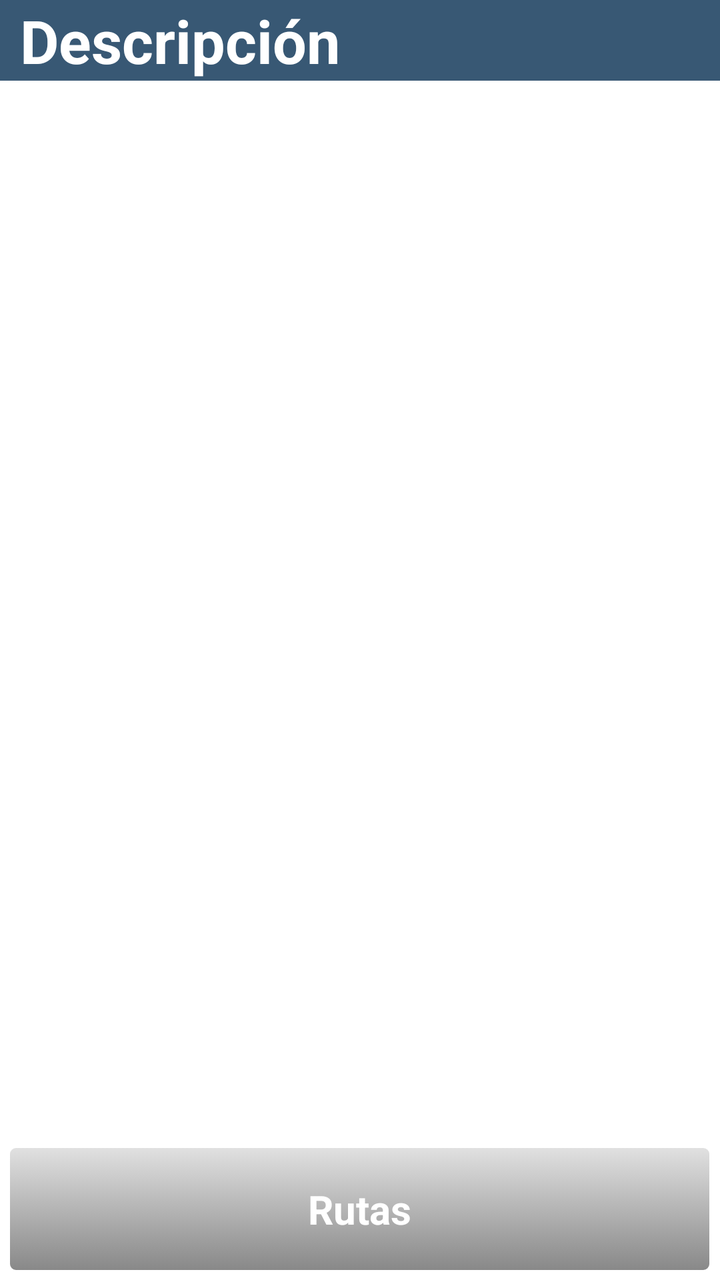
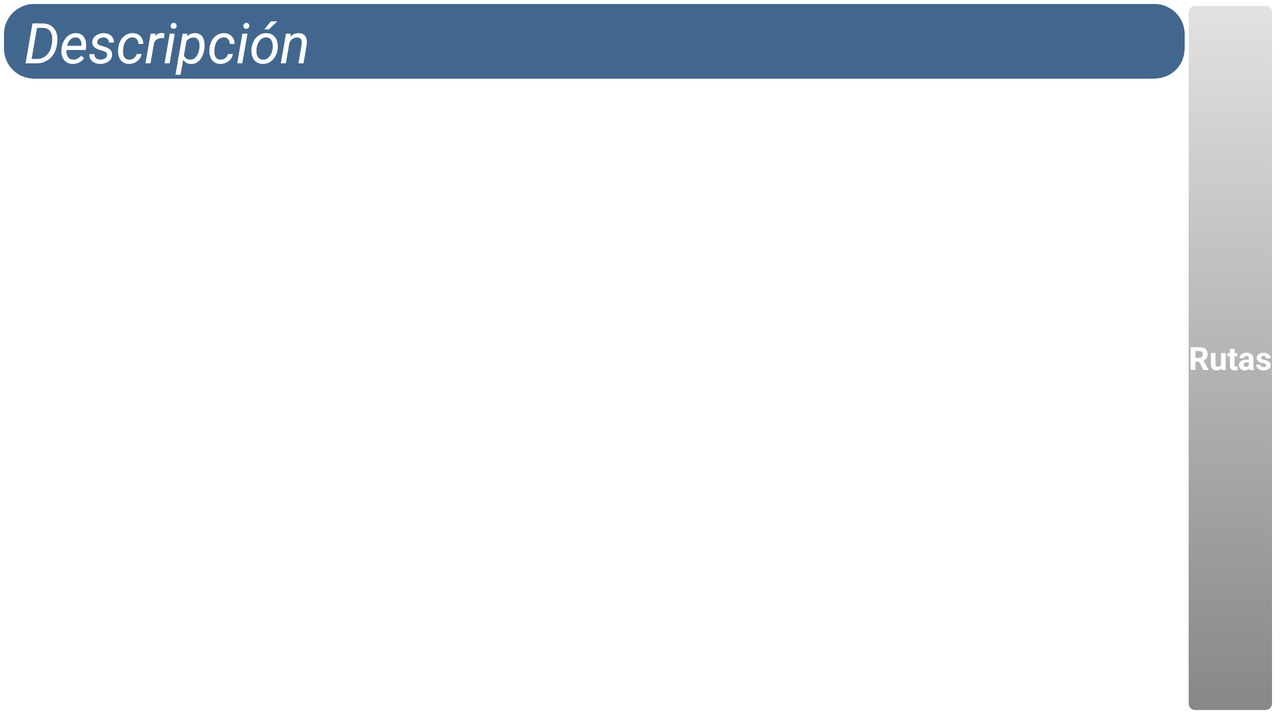

Compare how this app lays out the same screen by default and in its alternative resource folder. The renders come first, then the two layout files and the values they reference.
<!-- AndroidManifest.xml: application theme AppTheme -->
<!-- res/layout/ddetallada.xml -->
<RelativeLayout xmlns:android="http://schemas.android.com/apk/res/android"
    android:layout_width="fill_parent"
    android:layout_height="fill_parent"
    android:background="@color/blanco" >

    <LinearLayout
        android:id="@+id/linearLayout1"
        android:layout_width="wrap_content"
        android:layout_height="wrap_content"
        android:layout_alignParentBottom="true"
        android:layout_alignParentLeft="true"
        android:layout_alignParentRight="true"
        android:gravity="center_horizontal|center_vertical" >

        <Button
            android:id="@+id/button1"
            android:background="@drawable/miboton2"
            android:layout_marginBottom="3dp"
            android:layout_marginTop="3dp"
            android:layout_marginRight="3dp"
            android:layout_marginLeft="3dp"
            android:textStyle="bold"
            android:textSize="@dimen/textoescaneoqr"
            android:textColor="@color/blanco"
            android:layout_width="wrap_content"
            android:layout_height="@dimen/alturaboton"
            android:layout_weight="0.48"
            android:text="@string/ira" />
    </LinearLayout>

    <TextView
        android:id="@+id/textView7"
        android:background="@color/azul_tit_selec"
        android:layout_width="match_parent"
        android:layout_height="wrap_content"
        android:layout_alignParentLeft="true"
        android:paddingLeft="10dp"
        android:layout_alignParentTop="true"
        android:text="@string/descripcion"
        android:textColor="@color/blanco"
        android:textSize="@dimen/textoestasaqui"
        android:textStyle="bold" />

    <TextView
        android:id="@+id/textView5"
        android:textIsSelectable="true"
        android:layout_width="match_parent"
        android:layout_height="wrap_content"
        android:scrollbars = "vertical"
        android:layout_above="@+id/linearLayout1"
        android:layout_alignParentLeft="true"
        android:layout_alignParentRight="true"
        android:layout_below="@+id/textView7"
        android:background="@color/blanco"
        android:gravity="center_horizontal|center_vertical"
        android:textSize="@dimen/textoresyddeta"
        android:textStyle="bold" />

</RelativeLayout>
<!-- resources referenced by this layout -->
<resources>
  <color name="azul_tit_selec">#385874</color>
  <color name="blanco">#FFFFFF</color>
  <dimen name="alturaboton">65dp</dimen>
  <dimen name="textoescaneoqr">20sp</dimen>
  <dimen name="textoestasaqui">30sp</dimen>
  <dimen name="textoresyddeta">25sp</dimen>
  <!-- drawable miboton2 (drawable-mdpi) -->
  <?xml version="1.0" encoding="utf-8"?>
  <selector xmlns:android="http://schemas.android.com/apk/res/android">
    <item
      android:state_pressed="true"
      android:drawable="@drawable/btn_pressed2" />
    <item
      android:state_pressed="false"
      android:drawable="@drawable/btn_normal2" />
  </selector>
  <string name="descripcion">Descripción</string>
  <string name="ira">Rutas</string>
  <!-- from res/values-v14/ -->
  <style name="AppTheme" parent="android:Theme.Light.NoTitleBar">
          
      </style>
  <!-- drawable btn_pressed2 (drawable-mdpi) -->
  <shape xmlns:android="http://schemas.android.com/apk/res/android"
  	android:shape="rectangle">
  	
      
  	    <gradient android:angle="270" android:endColor="#E3E3E3" android:startColor="#878787" />
  
          <stroke android:width="5dp" android:color="@color/naranja_focus"/>
  
          <corners android:radius="4dp" />
  
          <padding android:bottom="2dp" android:left="2dp" android:right="2dp" android:top="2dp" />
  	
  	
  </shape>
  <!-- drawable btn_normal2 (drawable-mdpi) -->
  <shape xmlns:android="http://schemas.android.com/apk/res/android"
  	android:shape="rectangle">
  	
  	    
  	    <gradient android:angle="270" android:endColor="#878787" android:startColor="#E2E2E2" />
  
          <stroke android:width="2dp" android:color="#FFFFFF" />
  
          <corners android:radius="4dp" />
  
          <padding android:bottom="2dp" android:left="2dp" android:right="2dp" android:top="2dp" />
  </shape>
  <color name="naranja_focus">#F5821F</color>
</resources>
<!-- res/layout-land/ddetallada.xml (the repository's variant of the layout above) -->
<!-- drawn on the phone turned sideways -->
<RelativeLayout xmlns:android="http://schemas.android.com/apk/res/android"
    android:layout_width="fill_parent"
    android:layout_height="fill_parent"
    android:background="@color/blanco" >

    <LinearLayout
        android:id="@+id/linearLayout1"
        android:layout_width="wrap_content"
        android:layout_height="wrap_content"
        android:layout_alignParentBottom="true"
        android:layout_alignParentRight="true"
        android:layout_alignTop="@+id/textView7"
        android:gravity="center_horizontal|center_vertical" >

        <Button
            android:id="@+id/button1"
            android:layout_width="wrap_content"
            android:layout_height="match_parent"
            android:layout_marginRight="2dp"
            android:layout_marginBottom="2dp"
            android:background="@drawable/miboton2"
            android:text="@string/ira"
            android:textColor="@color/blanco"
            android:textSize="@dimen/textoescaneoqrhorizontal"
            android:textStyle="bold" />
    </LinearLayout>

    <TextView
        android:id="@+id/textView5"
        android:layout_width="match_parent"
        android:layout_height="match_parent"
        android:layout_alignParentLeft="true"
        android:layout_below="@+id/textView7"
        android:layout_toLeftOf="@+id/linearLayout1"
        android:background="@color/blanco"
        android:gravity="center_horizontal|center_vertical"
        android:scrollbars="vertical"
        android:textSize="@dimen/textoresyddeta"
        android:textStyle="bold" />

    <TextView
        android:id="@+id/textView7"
        style="@style/titulo_principal"
        android:layout_width="match_parent"
        android:layout_height="wrap_content"
        android:layout_alignParentTop="true"
        android:layout_marginBottom="2dp"
        android:layout_marginLeft="2dp"
        android:layout_marginTop="2dp"
        android:layout_toLeftOf="@+id/linearLayout1"
        android:paddingLeft="10dp"
        android:text="@string/descripcion"
        android:textColor="@color/blanco"
        android:textSize="@dimen/textoestasaquihorizontal"
        android:textStyle="italic" />

</RelativeLayout>
<!-- resources referenced by the variant -->
<!-- as the phone turned sideways resolves them -->
<resources>
  <color name="blanco">#FFFFFF</color>
  <dimen name="textoescaneoqrhorizontal">16sp</dimen>
  <dimen name="textoestasaquihorizontal">28sp</dimen>
  <dimen name="textoresyddeta">25sp</dimen>
  <!-- drawable miboton2 (drawable-mdpi) -->
  <?xml version="1.0" encoding="utf-8"?>
  <selector xmlns:android="http://schemas.android.com/apk/res/android">
    <item
      android:state_pressed="true"
      android:drawable="@drawable/btn_pressed2" />
    <item
      android:state_pressed="false"
      android:drawable="@drawable/btn_normal2" />
  </selector>
  <string name="descripcion">Descripción</string>
  <string name="ira">Rutas</string>
  <style name="titulo_principal">
          <item name="android:background">@drawable/tituloprincipal</item>
      </style>
  <!-- from res/values-v14/ -->
  <style name="AppTheme" parent="android:Theme.Light.NoTitleBar">
          
      </style>
  <!-- drawable btn_pressed2 (drawable-mdpi) -->
  <shape xmlns:android="http://schemas.android.com/apk/res/android"
  	android:shape="rectangle">
  	
      
  	    <gradient android:angle="270" android:endColor="#E3E3E3" android:startColor="#878787" />
  
          <stroke android:width="5dp" android:color="@color/naranja_focus"/>
  
          <corners android:radius="4dp" />
  
          <padding android:bottom="2dp" android:left="2dp" android:right="2dp" android:top="2dp" />
  	
  	
  </shape>
  <!-- drawable btn_normal2 (drawable-mdpi) -->
  <shape xmlns:android="http://schemas.android.com/apk/res/android"
  	android:shape="rectangle">
  	
  	    
  	    <gradient android:angle="270" android:endColor="#878787" android:startColor="#E2E2E2" />
  
          <stroke android:width="2dp" android:color="#FFFFFF" />
  
          <corners android:radius="4dp" />
  
          <padding android:bottom="2dp" android:left="2dp" android:right="2dp" android:top="2dp" />
  </shape>
  <!-- drawable tituloprincipal (drawable-mdpi) -->
  <shape xmlns:android="http://schemas.android.com/apk/res/android"
  	android:shape="rectangle">
  	<corners
      	android:radius="15dp" />
  	<gradient
  	    android:angle="270"
  	    android:startColor="@color/azul_tit_estasen"
  	    android:endColor="@color/azul_tit_estasen"
  	    android:type="linear" />
  	<padding
  	    android:left="5dp"
  	    android:right="5dp"
  	    />
  </shape>
  <color name="naranja_focus">#F5821F</color>
  <color name="azul_tit_estasen">#42678E</color>
</resources>
